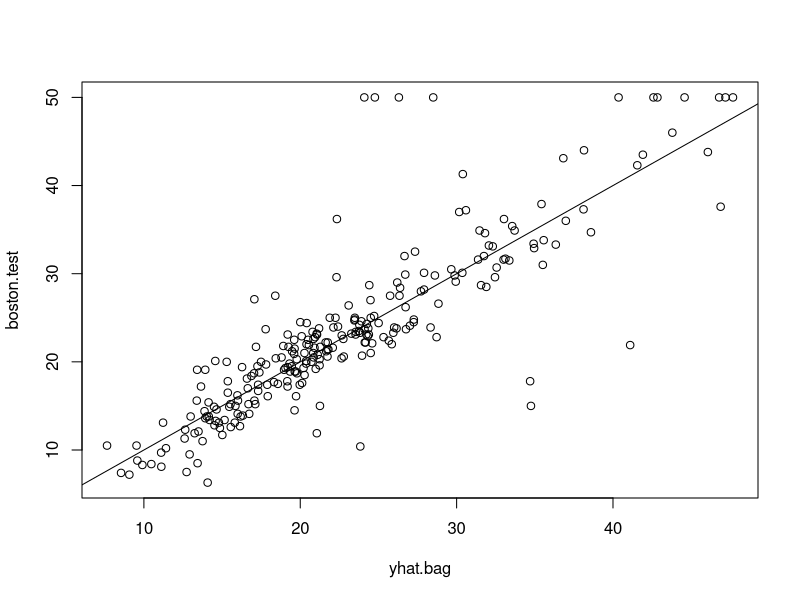
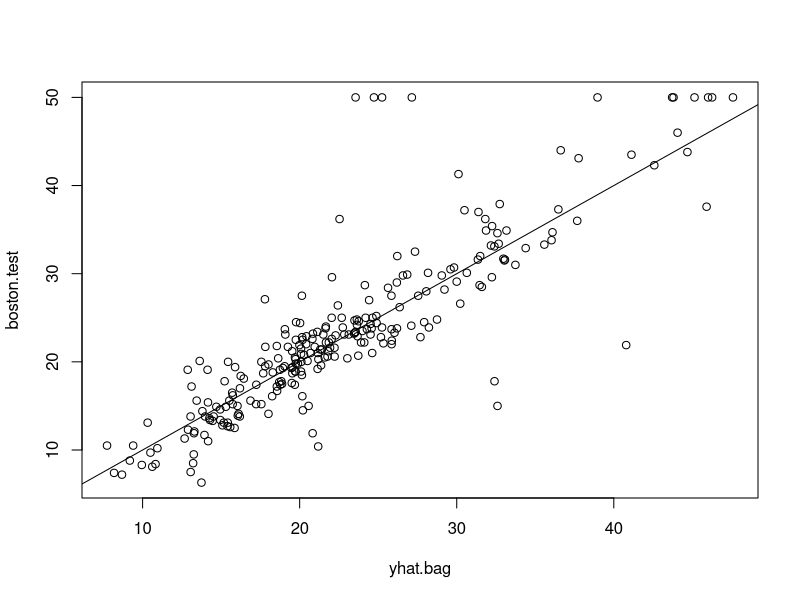
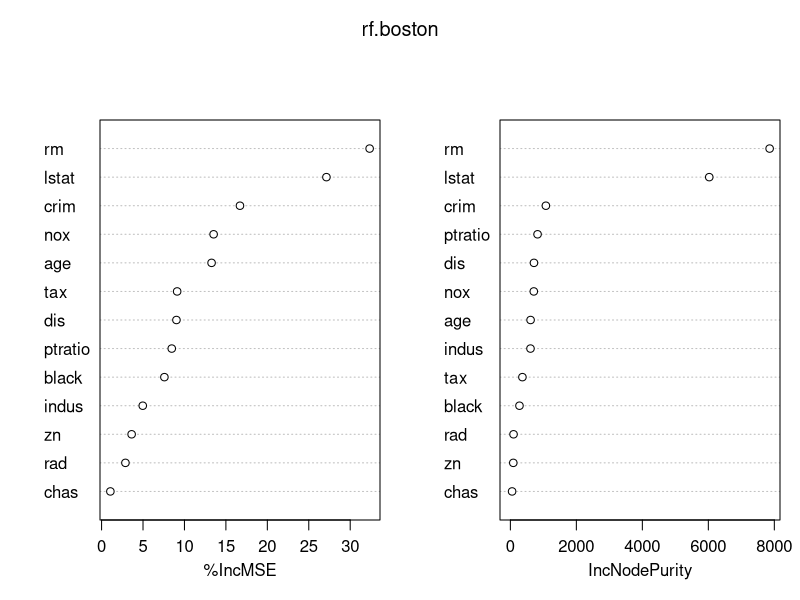

R code for these plots, in order:
############################################
## Team 9 Labs - Bagging & Random Forests ##
############################################
rm(list=ls())

#install.packages("randomForest")
#install.packages("MASS")

library (randomForest)
library(MASS)

set.seed (1)
train = sample(1:nrow(Boston), nrow(Boston)/2)
boston.test=Boston[-train,"medv"]

# The mtry=13 argument indicates that all 13 predictors should be considered
# for each split of the tree-in other words bagging should be done.
bag.boston = randomForest(medv~., data=Boston, subset=train, mtry=13, importance =TRUE)
# Inspect formula object
bag.boston

# Evaluate bagged model on test set
yhat.bag = predict(bag.boston, newdata=Boston[-train ,])
# Plot results
plot(yhat.bag, boston.test)
abline (0,1)

# Test set MSE associated with the bagged regression tree
mean((yhat.bag-boston.test)^2)

# change the number of trees grown by randomForest() using the ntree argument, 25 in this example
bag.boston = randomForest(medv~., data=Boston, subset=train, mtry=13, ntree=25)

# Evaluate bagged model of 25 trees on test set
yhat.bag = predict(bag.boston, newdata=Boston[-train ,])
# Plot results
plot(yhat.bag, boston.test)
abline (0,1)

# Test set MSE associated with the 25-tree bagged regression tree
mean((yhat.bag-boston.test)^2)

# Grow a random forest by using a smaller value of the mtry argument (6 in this example). 
# By default, randomForest() uses p/3 variables when building a random forest of regression trees, 
# and square root p variables when building a random forest of classification trees.
set.seed (1)

rf.boston = randomForest(medv~., data=Boston, subset=train , mtry=6, importance=TRUE)
# Inspect formula object
rf.boston

# Evaluate random forest model on test set
yhat.rf = predict (rf.boston ,newdata =Boston [-train ,])
# MSE
mean((yhat.rf - boston.test)^2)

# View the importance of each variable
# The %IncMSE is based upon the mean decrease of accuracy in predictions on the out of bag samples
# when a given variable is excluded from the model. 
# The IncNodePurity is a measure of the total decrease in node impurity 
# that results from splits over that variable, averaged over all trees.
importance(rf.boston)

# Plots of importance 
varImpPlot(rf.boston)



